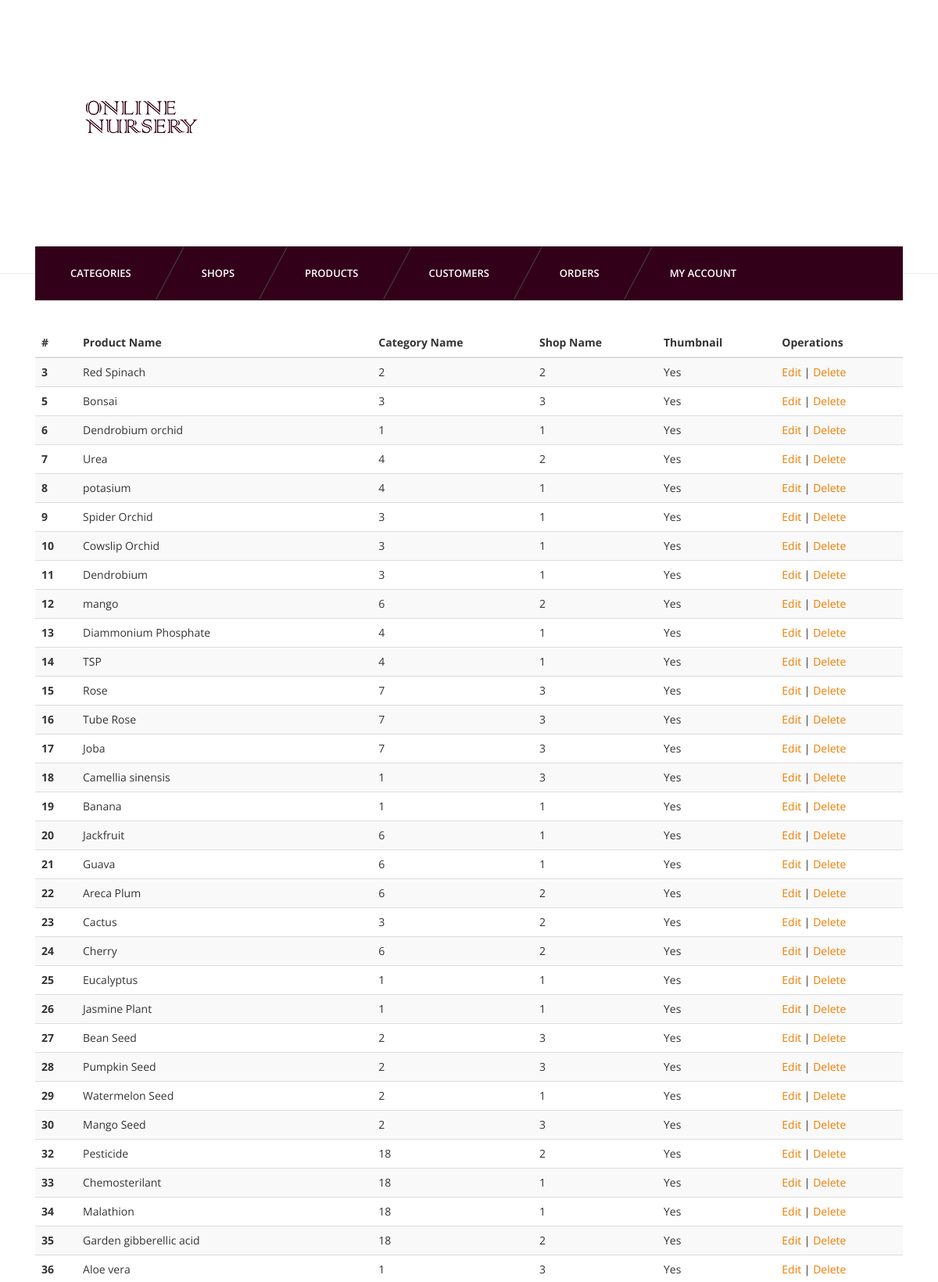
The app's page /admin/products.php (signed in, upper part) with its own data.
### tables this page shows
CREATE TABLE `products` (
  `id` int(11) NOT NULL,
  `product_title` varchar(255) NOT NULL,
  `catid` int(11) NOT NULL,
  `shopid` int(11) NOT NULL,
  `price` float NOT NULL,
  `product_qty` int(11) NOT NULL,
  `product_desc` text NOT NULL,
  `image` varchar(255) NOT NULL
);

### admin/products.php (the view, shortened to what this page needs)
<?php
require_once ('../config/connect.php');
?>
<?php include ('inc/header.php'); ?>
<?php include ('inc/nav.php'); ?>
<section id="content">
	<div class="content-blog">
		<div class="container">
			<table class="table table-striped">
				<thead>
					<tr>
						<th>#</th>
						<th>Product Name</th>
						<th>Category Name</th>
						<th>Shop Name</th>
						<th>Thumbnail</th>
						<th>Operations</th>
					</tr>
				</thead>
				<tbody>
				<?php
					$sql = "SELECT * FROM products";
					$res = mysqli_query($connection, $sql);
					while ($row = mysqli_fetch_assoc($res)) {
				?>
					<tr>
						<th scope="row"><?php echo $row['id']; ?></th>
						<td><?php echo $row['product_title']; ?></td>
						<td><?php echo $row['catid']; ?></td>
						<td><?php echo $row['shopid']; ?></td>
						<td><?php if($row['image']){ echo "Yes";}else{echo "No";} ?></td>
						<td><a href="editproduct.php?id=<?php echo $row['id']; ?>">Edit</a> |
                        <a href="deleteprod.php?id=<?php echo $row['id']; ?>">Delete</a></td>
					</tr>
				<?php } ?>
				</tbody>
			</table>
		</div>
	</div>
</section>
<?php include ('inc/footer.php') ?>

### admin/css/light.css (style rules this page uses)
body { background-color:#fff; }

### records on screen
products: id "3", product_title "Red Spinach", catid "2", shopid "2", shows "Yes"
products: id "5", product_title "Bonsai", catid "3", shopid "3", image "Yes"
products: id "6", product_title "Dendrobium orchid", catid "1", shopid "1", shows "Yes"
products: id "7", product_title "Urea", catid "4", shopid "2", shows "Yes"
products: id "8", product_title "potasium", catid "4", shopid "1", shows "Yes"
products: id "9", product_title "Spider Orchid", catid "3", shopid "1", shows "Yes"
products: id "10", product_title "Cowslip Orchid", catid "3", shopid "1", shows "Yes"
products: id "11", product_title "Dendrobium", catid "3", shopid "1", shows "Yes"
products: id "12", product_title "mango", catid "6", shopid "2", shows "Yes"
products: id "13", product_title "Diammonium Phosphate", catid "4", shopid "1", shows "Yes"
products: id "14", product_title "TSP", catid "4", shopid "1", shows "Yes"
products: id "15", product_title "Rose", catid "7", shopid "3", shows "Yes"
products: id "16", product_title "Tube Rose", catid "7", shopid "3", shows "Yes"
products: id "17", product_title "Joba", catid "7", shopid "3", shows "Yes"
products: id "18", product_title "Camellia sinensis", catid "1", shopid "3", shows "Yes"
products: id "19", product_title "Banana", catid "1", shopid "1", shows "Yes"
products: id "20", product_title "Jackfruit", catid "6", shopid "1", image "Yes"
products: id "21", product_title "Guava", catid "6", shopid "1", shows "Yes"
products: id "22", product_title "Areca Plum", catid "6", shopid "2", shows "Yes"
products: id "23", product_title "Cactus", catid "3", shopid "2", shows "Yes"
products: id "24", product_title "Cherry", catid "6", shopid "2", shows "Yes"
products: id "25", product_title "Eucalyptus", catid "1", shopid "1", shows "Yes"
products: id "26", product_title "Jasmine Plant", catid "1", shopid "1", shows "Yes"
products: id "27", product_title "Bean Seed", catid "2", shopid "3", shows "Yes"
products: id "28", product_title "Pumpkin Seed", catid "2", shopid "3", shows "Yes"
products: id "29", product_title "Watermelon Seed", catid "2", shopid "1", shows "Yes"
products: id "30", product_title "Mango Seed", catid "2", shopid "3", shows "Yes"
products: id "32", product_title "Pesticide", catid "18", shopid "2", shows "Yes"
products: id "33", product_title "Chemosterilant", catid "18", shopid "1", shows "Yes"
products: id "34", product_title "Malathion", catid "18", shopid "1", shows "Yes"
products: id "35", product_title "Garden gibberellic acid", catid "18", shopid "2", shows "Yes"
products: id "36", product_title "Aloe vera", catid "1", shopid "3", shows "Yes"
